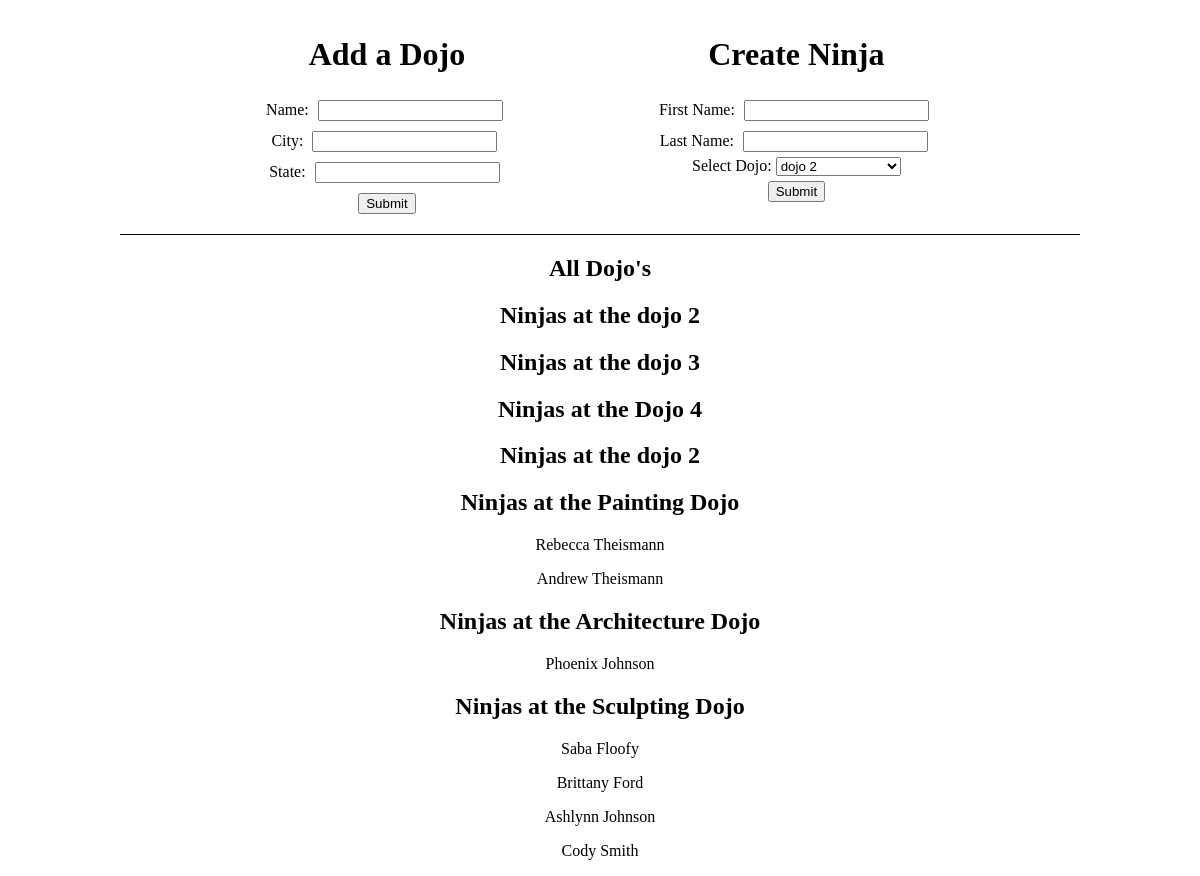
The page / on the database its author committed.
### dojo_ninjas_app/models.py (models this page shows)
class Dojo(models.Model):
    name = models.CharField(max_length=255)
    city = models.CharField(max_length=255)
    state = models.CharField(max_length=2)
    description = models.CharField(max_length=255)
    created_at = models.DateTimeField(auto_now_add=True)
    updated_at = models.DateTimeField(auto_now=True)

class Ninja(models.Model):
    dojo_id = models.ForeignKey(Dojo, related_name ="ninjas", on_delete = models.CASCADE)
    first_name = models.CharField(max_length=255)
    last_name = models.CharField(max_length=255)
    created_at = models.DateTimeField(auto_now_add=True)
    updated_at = models.DateTimeField(auto_now=True)

### dojo_ninjas_app/views.py (the view)
# urls.py: path('', views.index),
def index(request):
    context = {
        'dojos': Dojo.objects.all()
    }
    return render(request, 'index.html', context)

### dojo_ninjas_app/templates/index.html (shortened to what this page needs)
<!DOCTYPE html>
<html lang="en">
<head>
</head>
<body id="wrapper">
    <main>
        <div id="dojoForm">
            <h1>Add a Dojo</h1>
            <form action="/dojo/create" method="POST">
                Name: <input type="text" name="dojo_name"><br>
                City: <input type="text" name="city"><br>
                State: <input type="text" name="state"><br>
                <input type="submit">
            </form>
        </div>
        <div id="ninjaForm">
            <h1>Create Ninja</h1>
            <form action="/ninja/create" method="POST">
                First Name: <input type="text" name="first_name"><br>
                Last Name: <input type="text" name="last_name"><br>
                Select Dojo: <select    name="dojo_id">
                {% for dojo in dojos %}
                    <option value="{{dojo.id}}">{{dojo.name}}</option>
                    {% endfor %}
                </select><br>
                <input type="submit">
            </form>
        </div>
    </main>
    <section id="dojoList">
        <h1>All Dojo's</h1>
        {% for dojo in dojos %}
        <h2>Ninjas at the {{dojo.name}}</h2>
        {% for ninja in dojo.ninjas.all %}
            <p>{{ninja.first_name}} {{ninja.last_name}}</p>
        {% endfor %}
        {% endfor %}
    </section>
</body>
</html>

### dojo_ninjas_app/templates/index.html (style rules this page uses)
#wrapper { width: 1000px; margin: 0 auto; }
main { width: 95%; display: flex; padding: 5px; margin: 0 auto; text-align: center; justify-content: space-evenly; border-bottom: solid black 1px; }
#dojoForm { margin: 0 auto; margin: 5px; padding: 5px; }
#ninjaForm { margin: 0 auto; margin: 5px; padding: 5px; }
input { margin: 5px; }
#dojoList { text-align: center; }

### rows shown on the page
Dojo: name "dojo 2"
Dojo: name "dojo 3"
Dojo: name "Dojo 4"
Dojo: name "dojo 2"
Dojo: name "Painting Dojo"
Ninja: first_name "Rebecca", last_name "Theismann"
Ninja: first_name "Andrew", last_name "Theismann"
Dojo: name "Architecture Dojo"
Ninja: first_name "Phoenix", last_name "Johnson"
Dojo: name "Sculpting Dojo"
Ninja: first_name "Saba", last_name "Floofy"
Ninja: first_name "Brittany", last_name "Ford"
Ninja: first_name "Ashlynn", last_name "Johnson"
Ninja: first_name "Cody", last_name "Smith"

### other values the page prints
form field dojo_id "dojo 2"
